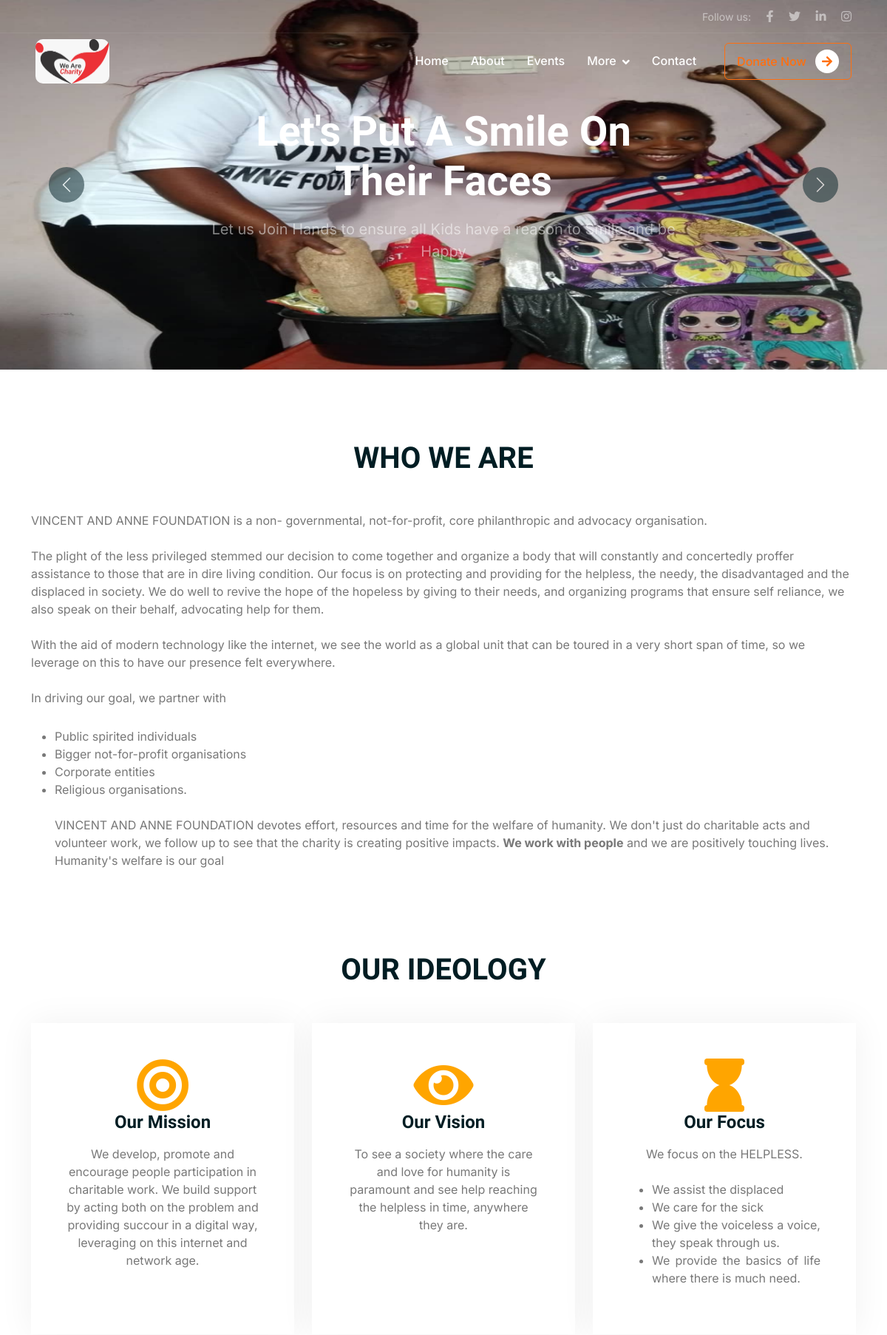
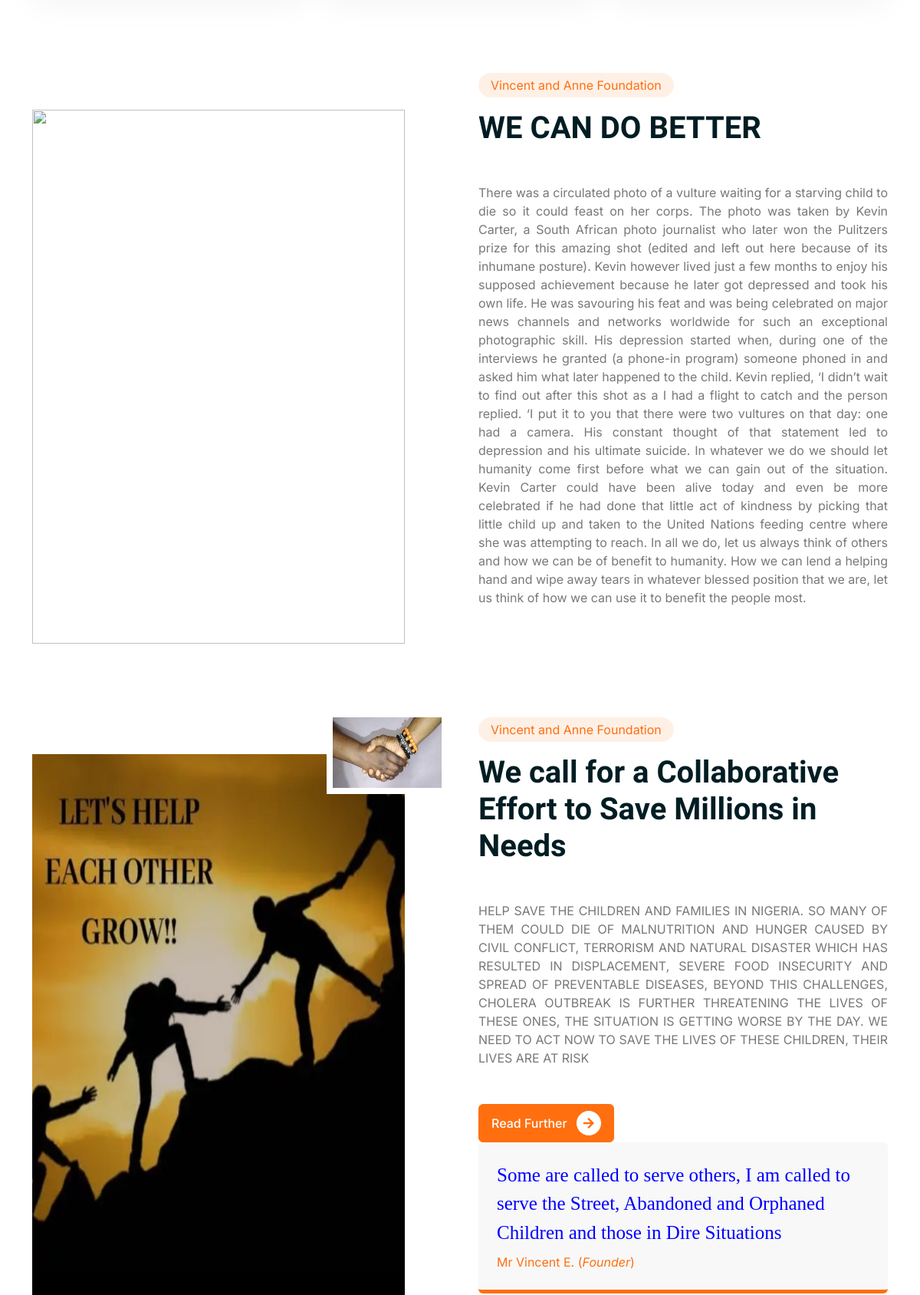
The page / (upper part) on the database its author committed (2 pictures, top to bottom).
### admin_site/models.py (models this page shows, shortened)
class SiteInfoModel(models.Model):
    name = models.CharField(max_length=100)
    logo = models.FileField(upload_to='images/logo', null=True, blank=True)
    mobile_1 = models.CharField(max_length=20, null=True, blank=True)
    mobile_2 = models.CharField(max_length=20, null=True, blank=True)
    info_email = models.EmailField(max_length=100, null=True, blank=True)
    support_email = models.EmailField(max_length=100, null=True, blank=True)
    whatsapp = models.CharField(max_length=100, null=True, blank=True)
    facebook_link = models.URLField(null=True, blank=True)
    instagram_link = models.URLField(null=True, blank=True)
    twitter_link = models.URLField(null=True, blank=True)
    youtube_link = models.URLField(null=True, blank=True)
    linkedin_link = models.URLField(null=True, blank=True)
    address = models.TextField(null=True, blank=True)

class SiteHeroModel(models.Model):
    title = models.CharField(max_length=200)
    description = models.TextField()
    image = models.FileField(upload_to='images/hero')
    STATUS = (('active', 'ACTIVE'), ('inactive', 'INACTIVE'))
    status = models.CharField(max_length=20, choices=STATUS)
    URL = (('about', 'ABOUT'), ('donate', 'DONATE'))
    url = models.CharField(max_length=50, choices=URL, blank=True, null=True)
    button_text = models.CharField(max_length=50, null=True, blank=True)
    order = models.IntegerField(null=True, blank=True)

class SiteAboutInfoModel(models.Model):
    title = models.CharField(max_length=100)
    intro_description = models.TextField()
    main_description = models.TextField()
    founder_name = models.CharField(max_length=100)
    main_image = models.FileField(upload_to='images/about')
    other_image = models.FileField(upload_to='images/about')

### home/views.py (the view)
# urls.py: path('', HomePageView.as_view(), name='home'),
class HomePageView(TemplateView):
    template_name = 'home/index.html'
    def get_context_data(self, **kwargs):
        context = super().get_context_data(**kwargs)
        context['banner_list'] = SiteHeroModel.objects.filter(status='active')
        context['cause_list'] = CauseModel.objects.filter(status='active').order_by('order')
        context['gallery_list'] = GalleryModel.objects.all()[:6]
        return context

### home/context_processors.py (called while the page is built)
def layout_variable(request):
    site_info = SiteInfoModel.objects.first()
    about_info = SiteAboutInfoModel.objects.first()
    return {
        'site_info': site_info,
        'about_info': about_info,
        }

### home/templates/home/index.html (shortened to what this page needs)
{% extends 'home/layout.html' %}
{% load static %}
{% load humanize %}
{% block 'main' %}
{% if banner_list %}
<div class="container-fluid p-0 mb-5" style="max-height:500px;background:white">
	<div id="header-carousel" class="carousel slide" data-bs-ride="carousel" style="max-height:500px;">
		<div class="carousel-inner">
			{% for banner in banner_list %}
			<div class="carousel-item {% if forloop.counter == 1 %} active {% endif %}" style="max-height:500px;">
				<img class="w-100" src="/media/{{banner.image}}" style="width:100%;height:500px;" alt="Image">
				<div class="carousel-caption">
					<div class="container">
						<div class="row justify-content-center">
							<div class="col-lg-7 pt-5">
								<h1 class="display-4 text-white mb-3 animated slideInDown">{{banner.title|title}}</h1>
								<p class="fs-5 text-white-50 mb-5 animated slideInDown">{{banner.description}}</p>
							</div>
						</div>
					</div>
				</div>
			</div>
			{% endfor %}
		</div>
		<button class="carousel-control-prev" type="button" data-bs-target="#header-carousel"
			data-bs-slide="prev">
			<span class="carousel-control-prev-icon" aria-hidden="true"></span>
		</button>
		<button class="carousel-control-next" type="button" data-bs-target="#header-carousel"
			data-bs-slide="next">
			<span class="carousel-control-next-icon" aria-hidden="true"></span>
		</button>
	</div>
</div>
{% endif %}
<div class="container-xxl py-5" style="padding-top:0px">
     <div class="container" style="padding-top:0px">
	<div class="wow fadeInUp" data-wow-delay="0.5s">
             <div class="h-100">
                   <h1 class="display-6 mb-5" style="text-align:center">WHO WE ARE</h1>
		   <p class="mb-5" style="">
			VINCENT AND ANNE FOUNDATION
 is a non- governmental, not-for-profit,  core philanthropic and advocacy organisation.<br /><br />
The plight of the less privileged stemmed our decision to come together and organize a body that will constantly and concertedly proffer assistance to those that are in dire living
 condition.  Our focus is on protecting and providing for the helpless, the needy, the disadvantaged and the displaced in society. We do well to revive the hope of the hopeless by
 giving to their needs, and organizing programs that ensure self reliance, we also speak on their behalf, advocating help for them. <br /><br />
With the aid of modern technology like the internet, we see the world as a global unit that can be toured in a very short span of time, so we leverage on this to have our presence
felt everywhere.<br /><br />
In driving our goal, we partner with
<ul style="margin-top:-20px">
  <li>Public spirited individuals</li>
  <li>Bigger not-for-profit organisations</li>
  <li>Corporate entities </li>
  <li>Religious organisations.</li>
<br />
VINCENT AND ANNE FOUNDATION devotes effort, resources and time for the welfare of humanity. We don't just do charitable acts and volunteer work, we follow up to see that the charity is
creating positive impacts.
<b>We work with people</b> and we are positively touching lives. Humanity's welfare is our goal
			</p>
      		</div>
	</div>
    </div>
</div>
<div class="container-xxl py-5">
	<div class="container">
		<div class="text-center mx-auto mb-5 wow fadeInUp" data-wow-delay="0.1s" style="max-width: 500px;">
			<h1 class="display-6 mb-5">OUR IDEOLOGY</h1>
		</div>
		<div class="row g-4 justify-content-center">
			<div class="col-lg-4 col-md-6 wow fadeInUp" data-wow-delay="0.1s">
				<div class="service-item bg-white text-center h-100 p-4 p-xl-5">
					<i class="fa fa-bullseye" style="color:orange;font-size:72px"></i>
					<h4 class="mb-3">Our Mission</h4>
					<p class="mb-4" style="">We develop, promote and encourage people participation in charitable work. We build support by acting both on the problem and
					providing succour in a digital way, leveraging on this internet and network age.</p>
				</div>
			</div>
			<div class="col-lg-4 col-md-6 wow fadeInUp" data-wow-delay="0.3s">
				<div class="service-item bg-white text-center h-100 p-4 p-xl-5">
					<i class="fa fa-eye" style="color:orange;font-size:72px"></i>
					<h4 class="mb-3">Our Vision</h4>
					<p class="mb-4" style="">To see a society where the care and love for humanity is paramount and see help reaching the helpless in time, anywhere they are.</p>
				</div>
			</div>
			<div class="col-lg-4 col-md-6 wow fadeInUp" data-wow-delay="0.5s">
				<div class="service-item bg-white text-center h-100 p-4 p-xl-5">
					<i class="fa fa-hourglass" style="color:orange;font-size:72px"></i>
					<h4 class="mb-3">Our Focus</h4>
					<p class="mb-4" style="">We focus on the HELPLESS.</p>
					<ul style="text-align:justify">
						<li>We assist the displaced</li>
						<li>We care for the sick</li>
						<li>We give the voiceless a voice, they speak through us.</li>
						<li>We provide the basics of life where there is much need.</li>
					</ul>
				</div>
			</div>
		</div>
	</div>
</div>
<div class="container-xxl py-5" style="padding-top:0px">
        <div class="container" style="padding-top:0px">
                <div class="row g-5" style="marging-top:-20px">
                        <div class="col-lg-6 wow fadeInUp" data-wow-delay="0.1s">
                                <div class="position-relative overflow-hidden h-100" style="min-height: 400px;">
                                        <img class="position-absolute w-100 h-100 pt-5 pe-5" src="https://vinannefoundation.org/media/images/gallery/vulture.jpeg" alt="" style="width:100px">
                                </div>
                        </div>
                        <div class="col-lg-6 wow fadeInUp" data-wow-delay="0.5s">
                                <div class="h-100">
                                        <div class="d-inline-block rounded-pill bg-secondary text-primary py-1 px-3 mb-3">Vincent and Anne Foundation</div>
                                        <h1 class="display-6 mb-5">WE CAN DO BETTER</h1>
                                        <p class="mb-5" style="text-align:justify">There was a circulated photo of a vulture waiting for a starving child to die so it could feast on her corps.
The photo was taken by Kevin Carter, a South African photo journalist who later won the Pulitzers prize for this amazing shot (edited and left out here because of its inhumane posture).
Kevin however lived just a few months to enjoy his supposed achievement because he later got depressed and took his own life.
He was savouring his feat and was being celebrated on major news channels and networks worldwide for such an exceptional photographic skill.
His depression started when, during one of the interviews he granted (a phone-in program) someone phoned in and asked him what later happened to the child.
Kevin replied, ‘I didn’t wait to find out after this shot as a I had a flight to catch and the person replied. ‘I put it to you that there were two vultures on that day: one had a camera.
His constant thought of that statement led to depression and his ultimate suicide.
In whatever we do we should let humanity come first before what we can gain out of the situation.
Kevin Carter could have been alive today and even be more celebrated if he had done that little act of kindness by picking that little child up and taken to the United Nations feeding centre where she was attempting to reach.
In all we do, let us always think of others and how we can be of benefit to humanity. How we can lend a helping hand and wipe away tears in whatever blessed position that we are, let us think of how we can use it to benefit the people most.
</p>
                                </div>
                        </div>
                </div>
        </div>
</div>
{% if about_info %}
<div class="container-xxl py-5" style="padding-top:0px">
	<div class="container" style="padding-top:0px">
		<div class="row g-5" style="marging-top:-20px">
			<div class="col-lg-6 wow fadeInUp" data-wow-delay="0.1s">
				<div class="position-relative overflow-hidden h-100" style="min-height: 400px;">
					<img class="position-absolute w-100 h-100 pt-5 pe-5" src="/media/{{about_info.main_image}}" alt="" style="width:100px">
					<img class="position-absolute top-0 end-0 bg-white ps-2 pb-2" src="/media/{{about_info.other_image}}" alt="" style="width: 150px; height: 100px;">
				</div>
			</div>
			<div class="col-lg-6 wow fadeInUp" data-wow-delay="0.5s">
				<div class="h-100">
					<div class="d-inline-block rounded-pill bg-secondary text-primary py-1 px-3 mb-3">Vincent and Anne Foundation</div>
					<h1 class="display-6 mb-5">{{about_info.title}}</h1>
					<p class="mb-5" style="text-align:justify">{{about_info.main_description}}</p>
					<a class="btn btn-primary py-2 px-3 me-3" href="">
                                                Read Further
                                                <div class="d-inline-flex btn-sm-square bg-white text-primary rounded-circle ms-2">
                                                        <i class="fa fa-arrow-right"></i>
                                                </div>
                                        </a>
					<div class="bg-light border-bottom border-5 border-primary rounded p-4 mb-4">
                                                <p class="text-dar mb-2" style="color:blue;font-family:cursive;font-size:25px">{{about_info.intro_description}}</p>
                                                <span class="text-primary">{{about_info.founder_name}} (<i>Founder</i>)</span>
                                        </div>
				</div>
			</div>
		</div>
	</div>
</div>
{% endif %}
{%endblock %}

### home/templates/home/layout.html (shortened to what this page needs)
<!DOCTYPE html>
{% load static %}
<html lang="en">
<head>
    <link href="https://cdnjs.cloudflare.com/ajax/libs/font-awesome/5.10.0/css/all.min.css" rel="stylesheet">
    <link href="https://cdn.jsdelivr.net/npm/bootstrap-icons@1.4.1/font/bootstrap-icons.css" rel="stylesheet">
    <link href="{% static 'home/lib/animate/animate.min.css' %}" rel="stylesheet">
    <link href="{% static 'home/lib/owlcarousel/assets/owl.carousel.min.css' %}" rel="stylesheet">
    <link href="{% static 'home/css/bootstrap.min.css' %}" rel="stylesheet">
    <link href="{% static 'home/css/style.css' %}" rel="stylesheet">
</head>
<body>
    <div class="container-fluid fixed-top px-0 wow fadeIn" data-wow-delay="0.1s">
        <div class="top-bar text-white-50 row gx-0 align-items-center d-none d-lg-flex">
            <div class="col-lg-6 px-5 text-end">
                <small>Follow us:</small>
                <a class="text-white-50 ms-3" href=""><i class="fab fa-facebook-f"></i></a>
                <a class="text-white-50 ms-3" href=""><i class="fab fa-twitter"></i></a>
                <a class="text-white-50 ms-3" href=""><i class="fab fa-linkedin-in"></i></a>
                <a class="text-white-50 ms-3" href=""><i class="fab fa-instagram"></i></a>
            </div>
        </div>
        <nav class="navbar navbar-expand-lg navbar-dark py-lg-0 px-lg-5 wow fadeIn" data-wow-delay="0.1s">
            <a href="{% url 'home' %}" class="navbar-brand ms-4 ms-lg-0">
		{% if site_info.logo %}
		<img src="/media/{{site_info.logo}}" style="width:100px;height:60px;border-radius:10px" />
 		{% else %}
                <h1 class="fw-bold text-primary m-0">{{site_info.name}}<span class="text-white"></span></h1>
		{% endif %}
</a>
            <div class="collapse navbar-collapse" id="navbarCollapse">
                <div class="navbar-nav ms-auto p-4 p-lg-0">
                    <a href="{% url 'home' %}" class="nav-item nav-link {% if 0 %} active {% endif %}">Home</a>
                    <a href="{% url 'about' %}" class="nav-item nav-link">About</a>
                    <a href="{% url 'event' %}" class="nav-item nav-link">Events</a>
                    <div class="nav-item dropdown">
                        <a href="#" class="nav-link dropdown-toggle" data-bs-toggle="dropdown">More</a>
                    </div>
                    <a href="{% url 'contact' %}" class="nav-item nav-link">Contact</a>
                </div>
                <div class="d-none d-lg-flex ms-2">
                    <a class="btn btn-outline-primary py-2 px-3" href="{% url 'donate' %}">
                        Donate Now
                        <div class="d-inline-flex btn-sm-square bg-white text-primary rounded-circle ms-2">
                            <i class="fa fa-arrow-right"></i>
                        </div>
                    </a>
                </div>
            </div>
        </nav>
    </div>
	{% block 'main' %}{% endblock %}
</body>
</html>

### home/static/home/css/style.css (style rules this page uses)
:root { --primary: #FF6F0F; --secondary: #FFF0E6; --light: #F8F8F9; --dark: #001D23; }
.btn { font-weight: 500; transition: .5s; }
.btn.btn-primary, .btn.btn-outline-primary:hover { color: #FFFFFF; }
.btn-sm-square { width: 32px; height: 32px; }
.btn-square, .btn-sm-square, .btn-lg-square { padding: 0; display: flex; align-items: center; justify-content: center; font-weight: normal; }
.fixed-top { transition: .5s; }
.top-bar { height: 45px; border-bottom: 1px solid rgba(255, 255, 255, .07); }
.navbar .dropdown-toggle::after { border: none; content: "\f107"; font-family: "Font Awesome 5 Free"; font-weight: 900; vertical-align: middle; margin-left: 8px; }
.navbar .navbar-nav .nav-link { margin-right: 30px; padding: 25px 0; color: #FFFFFF; font-weight: 500; outline: none; }
.carousel-caption { top: 0; left: 0; right: 0; bottom: 0; display: flex; align-items: center; justify-content: center; text-align: center; z-index: 1; }
.carousel-control-prev, .carousel-control-next { width: 15%; }
.carousel-control-prev-icon, .carousel-control-next-icon { width: 3rem; height: 3rem; background-color: var(--dark); border: 12px solid var(--dark); border-radius: 3rem; }
.service-item { box-shadow: 0 0 45px rgba(0, 0, 0, .06); }

### rows shown on the page
SiteInfoModel: logo (picture)
SiteHeroModel: image (picture), title "Let's Put A Smile On Their Faces", description "Let us Join Hands to ensure all Kids have a reason to Smile and be Happy"
SiteAboutInfoModel: main_image (picture), other_image (picture), title "We call for a Collaborative Effort to Save Millions in Needs", main_description "HELP SAVE THE CHILDREN AND FAMILIES IN NIGERIA. SO MANY OF THEM COULD DIE OF MALNUTRITION AND HUNGER CAUSED BY CIVIL CONFLICT, TERRORISM AND NATURAL DISASTER WHICH HAS RESULTED IN DISPLACEMENT, SEVERE FOOD INSECURITY AND SPREAD OF PREVENTABLE DISEASES, BEYOND THIS CHALLENGES, CHOLERA OUTBREAK IS FURTHER THREATENING THE LIVES OF THESE ONES, THE SITUATION IS GETTING WORSE BY THE DAY. WE NEED TO ACT NOW TO SAVE THE LIVES OF THESE CHILDREN, THEIR LIVES ARE AT RISK", intro_description "Some are called to serve others, I am called to serve the Street, Abandoned and Orphaned Children and those in Dire Situations", founder_name "Mr Vincent E."
